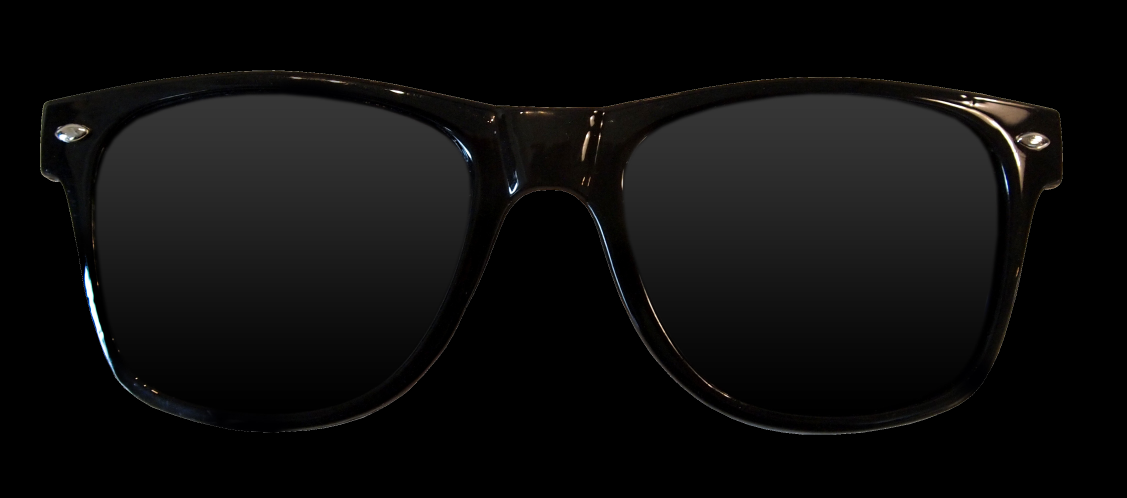
#> input picture glass.png, 3381 x 1494 px (shown at 1/3 size)
$ jupyter execute --allow-errors 'workshop 1 DIPT.ipynb'
#> lines starting #> are read from the running program, lines starting #| are printed output that depends on the picture; after the words box and inside, x2 and y2 are one past the last pixel; in counts of white or black regions, pixels touching at a corner belong together
# Adding-Sunglasses-to-Your-Passport-Photo-Using-OpenCV
# Name: Sharveshwaran M
# reg:212224240150

[cell 1]
# Import libraries
import cv2
import numpy as np
import matplotlib.pyplot as plt

[cell 2]
# Load the Face Image
faceImage = cv2.imread('0.jpg')
#> (the rest of this cell did not finish here and is left out)

#> (a cell that did not finish here is left out)

#> (a cell that did not finish here is left out)

[cell 5]
# Load the Sunglass image with Alpha channel
# (http://pluspng.com/sunglass-png-1104.html)
glassPNG = cv2.imread('glass.png',-1)
#> glassPNG is the input picture: shape (1494, 3381, 4); mean B, G, R, A 12.8, 13, 13.3, 125.6
plt.imshow(glassPNG[:,:,::-1]);plt.title("glassPNG")
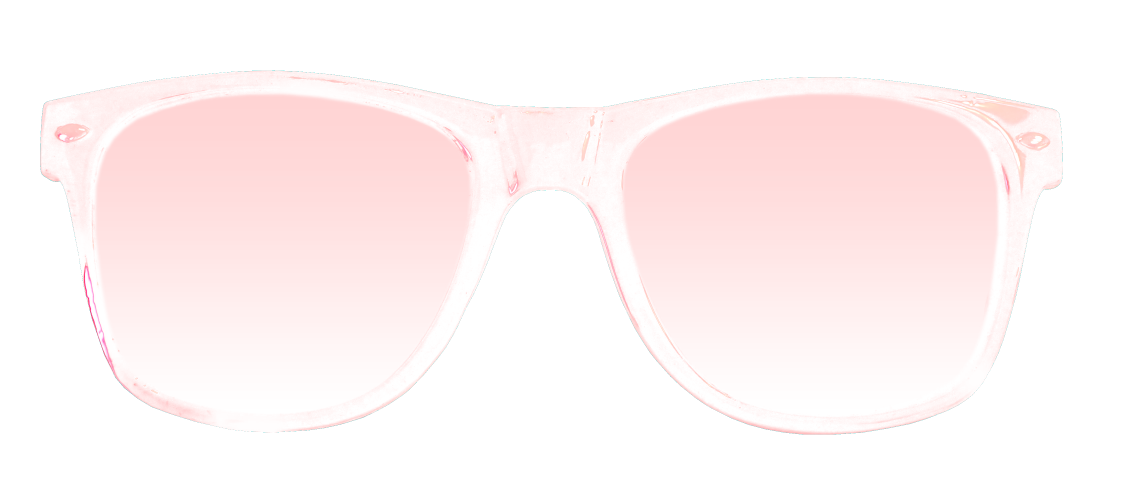
#> shown: shape (1494, 3381, 4) (shown at 1/3 size); mean R, G, B, A 125.6, 13.3, 13, 12.8; transparent parts drawn white

[cell 6]
# Resize the image to fit over the eye region
glassPNG = cv2.resize(glassPNG,(190,50))
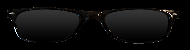
#> glassPNG: shape (50, 190, 4); mean B, G, R, A 12.7, 12.9, 13.2, 125.4
print("image Dimension ={}".format(glassPNG.shape))
#| image Dimension =(50, 190, 4)

[cell 7]
# Separate the Color and alpha channels
glassBGR = glassPNG[:,:,0:3]
glassMask1 = glassPNG[:,:,3]
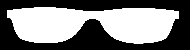
#> glassMask1: shape (50, 190); min 0, max 255, mean 125.4

[cell 8]
# Display the images for clarity
plt.figure(figsize=[15,15])
plt.subplot(121);plt.imshow(glassBGR[:,:,::-1]);plt.title('Sunglass Color channels');
plt.subplot(122);plt.imshow(glassMask1,cmap='gray');plt.title('Sunglass Alpha channel');
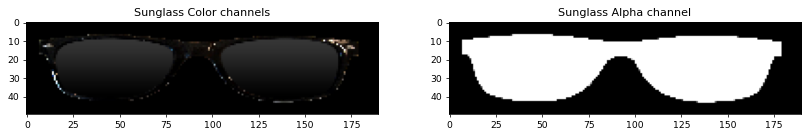
#> figure drawn by matplotlib, 2 panels

#> (a cell that did not finish here is left out)

[cell 10]
# Make the dimensions of the mask same as the input image.
# Since Face Image is a 3-channel image, we create a 3 channel image for the mask
glassMask = cv2.merge((glassMask1,glassMask1,glassMask1))

# Make the values [0,1] since we are using arithmetic operations
glassMask = np.uint8(glassMask/255)
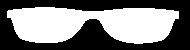
#> glassMask: shape (50, 190, 3); values 0 (black) and 1 (white), 49% white; 1 white region, box (x1, y1, x2, y2) and area: (7, 7, 179, 44) 4654

# Make a copy
#> (the rest of this cell did not finish here and is left out)
